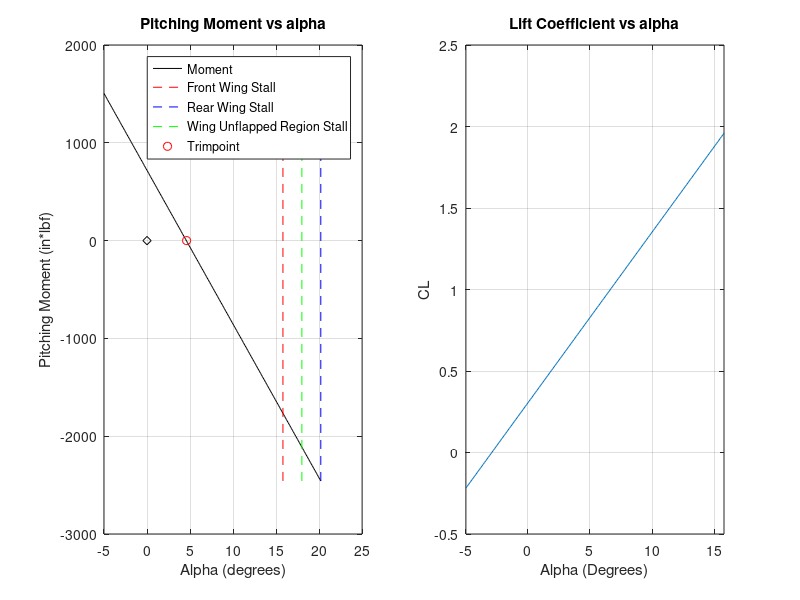

MATLAB code for this plot:
%Alexander Walsh 6/13/2024
clear
format compact

%This script plots an approximation of the longitudinal moment vs alpha for
%a tandem wing aircraft. Assumes a trapezoidal wing with control surface
%chord radios of 0.3 (optimal).

%NOTE: This script is a linear approximation, it should only be used to get
%an idea of control surface deflections for trimpoints of the aircraft

%================================= INPUT ==================================

%Wing locations, cg location (inches)
x1 = 11;
x2 = 61;
xcg = 38.5;
%Wing dimensions (inches)
b1 = 57.6;%TOTAL span
b2 = 88.4;%TOTAL span
CR1 = 12;%root chord
CR2 = 19.6;%tip chord
lambda1 = 0.6;
lambda2 = 0.5;
ai1 = 3.8;%incidence, degrees
ai2 = 1.7;%incidence, degrees
%Control surface locations (semispan startpoints as a coefficient
%from 0 to 1 of the semispan
bCS1 = 0.31;
bCS2 = 0.41;
%Control surface deflections (degrees, positive is TE up) +-45 degrees MAX
dE1 = -30;
dE2 = 30;
%airfoil characteristics (2D, degrees and degrees^-1)
CLmax = 1.78;
aStall = 18;
aZL = -1.2;
CLa = 0.104;
%other parameters
Vinf = 105;%ft/s
rho = 0.00238;%slug/cu.ft

%==========================================================================

%wing area (square inches)
S1 = (CR1+lambda1*CR1)*0.5*(b1);
S2 = (CR2+lambda2*CR2)*0.5*(b2);

%get airfoil coefficients for deflected control surfaces
%The following anonymous functions are approximated from the data in table
%10-4 of Gudmundsson sectino 10.3 for a plain flap with a chord radio cf/c
%of 0.3

CL0 = -1*aZL*CLa;
dCLmax = @(d) ((0.51)/(45))*(d);
daStall = @(d) (0.002444*((abs(d)-30).^2)-2.2).*sign(d)*-1;
dCL0 = @(d) 0.078*sqrt(abs(d)).*sign(d).*-1;

%define anonymous function for lift distribution (raymer), function of
%semispan ratio (https://www.desmos.com/calculator/t7tn69ne86)
CLratio = @(b) (sqrt((1.27^2)*(1-(b^2))))*(((0.78*b)^3.4)-0.2*b+1);

%get airfoil parameters for deflected control surfaces
CLmax1 = CLmax+dCLmax(dE1);
CLmax2 = CLmax+dCLmax(dE2);
aStall1 = aStall+daStall(dE1);
aStall2 = aStall+daStall(dE2);
CL01 = CL0+dCL0(dE1);
CL02 = CL0+dCL0(dE2);
CLa1 = (CLmax1-CL0)/aStall1;
CLa2 = (CLmax2-CL0)/aStall2;

%unit conversions (inches/square inches to ft/square ft)
b1 = b1/12; b2 = b2/12;
S1 = S1/144; S2 = S2/144;
CR1 = CR1/12; CR2 = CR2/12;
Chord1 = @(b) CR1+(lambda1*CR1-CR1)*b;
Chord2 = @(b) CR2+(lambda1*CR2-CR2)*b;

q = 0.5*rho*(Vinf^2);
%wing inner section area
Sinner1 = (CR1+Chord1(bCS1))*0.5*(bCS1)*(b1);
Sinner2 = (CR2+Chord2(bCS2))*0.5*(bCS2)*(b2);
%wing outer (flapped) section area
Souter1 = (Chord1(bCS1)+lambda1*CR1)*0.5*(1-bCS1)*(b1);
Souter2 = (Chord2(bCS2)+lambda2*CR2)*0.5*(1-bCS2)*(b2);

%for each alpha (degrees)
M1plot = [];
M2plot = [];
aPlot = [];
L1plot = [];
L2plot = [];
for a = -5:0.1:max([aStall1,aStall2])
    alpha1 = a+ai1;
    alpha2 = a+ai2;
    %Lift force lbf
    Linner1 = q*Sinner1*(CL0+CLa*alpha1);
    Louter1 = q*Souter1*(CL01+CLa1*alpha1);
    Linner2 = q*Sinner2*(CL0+CLa*alpha2);
    Louter2 = q*Souter2*(CL02+CLa2*alpha2);
    %correct for spanwise lift distribution
    Linner1 = Linner1*CLratio(bCS1*0.5);
    Louter1 = Louter1*CLratio(bCS1+(1-bCS1)*0.5);
    Linner2 = Linner2*CLratio(bCS2*0.5);
    Louter2 = Louter2*CLratio(bCS2+(1-bCS2)*0.5);
    L1 = Linner1+Louter1;
    L2 = Linner2+Louter2;
    %Pitching moment in*lbf
    M1 = (Linner1+Louter1)*(xcg-x1);
    M2 = (Linner2+Louter2)*(xcg-x2); 
    %sae data to plot
    M1plot = [M1plot,M1];
    M2plot = [M2plot,M2];
    aPlot = [aPlot,a];
    L1plot = [L1plot,L1];
    L2plot = [L2plot,L2];
    
end

subplot(1,2,1)
Mplot = M1plot+M2plot;
[tpMoment,tpIndex] = min(abs(Mplot));
plot(aPlot,Mplot,'k')
hold on
grid on
plot([aStall1,aStall1],[min(Mplot),max(Mplot)],'r--')
plot([aStall2,aStall2],[min(Mplot),max(Mplot)],'b--')
plot([aStall,aStall],[min(Mplot),max(Mplot)],'g--')
plot(aPlot(tpIndex),0,'ro')
plot(0,0,'kd')
legend("Moment","Front Wing Stall","Rear Wing Stall","Wing Unflapped Region Stall","Trimpoint")
xlabel("Alpha (degrees)")
ylabel("Pitching Moment (in*lbf)")
title("Pitching Moment vs alpha")

subplot(1,2,2)
Lplot = L1plot+L2plot;
CLplot = Lplot/(q*(S1+S2));
plot(aPlot,CLplot)
xlabel("Alpha (Degrees)")
ylabel("CL")
grid on
xlim([min(aPlot),min([aStall1,aStall2,aStall])])
title("Lift Coefficient vs alpha")

disp("  Pitching Moment Results:")
fprintf("Trimpoint at alpha: %.2f degrees\n",aPlot(tpIndex))
fprintf("Trimpoint CL: %.3f (%.2f lbf of lift)\n",CLplot(tpIndex),Lplot(tpIndex))
fprintf("(L1: %.2f lbf, L2: %.2f lbf)\n",L1plot(tpIndex),L2plot(tpIndex))

if (Mplot(end)<Mplot(1))
    fprintf("Acft is statically stable\n\n")
else
    fprintf("Acft is statically unstable\n\n")
end
